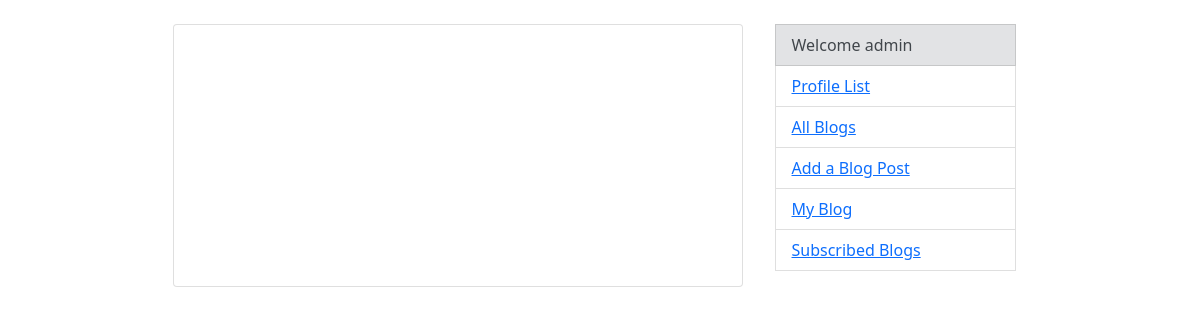
The app's page /blogs/subscribed-blog-posts (signed in), older data.
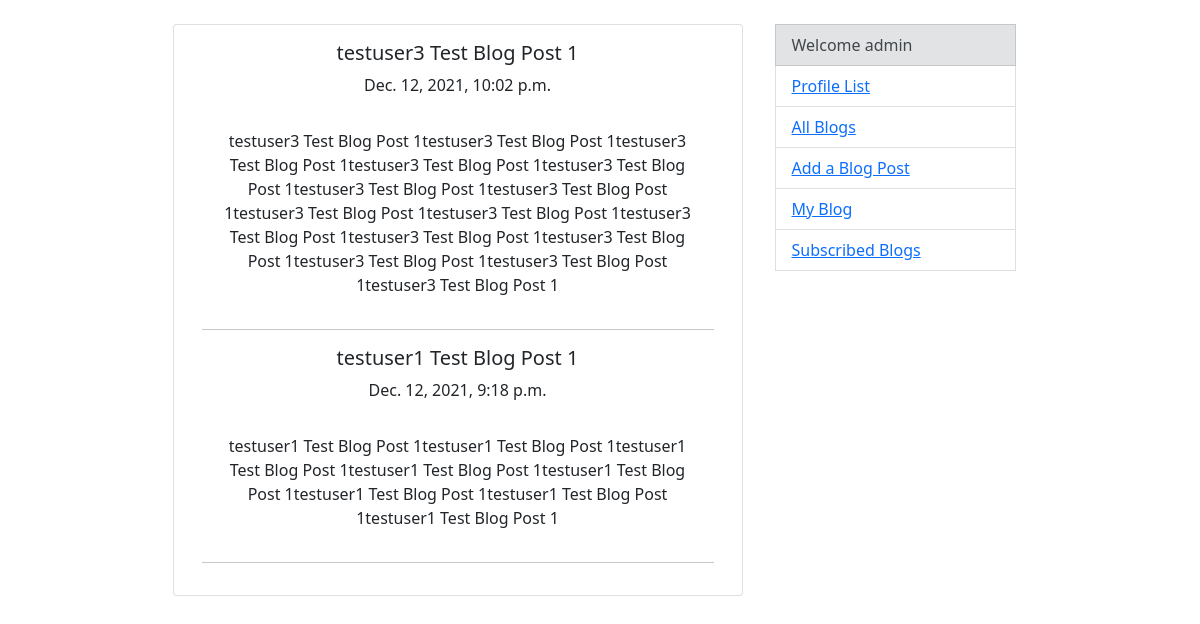
The same page, newer data.
### blogs/models.py (models this page shows, shortened)
class BlogPost(models.Model):
    author = models.ForeignKey(Profile, on_delete=models.CASCADE)
    post_title = models.CharField("Post Title", max_length=150, unique=True)
    post_content = models.TextField("Content")
    created = models.DateTimeField(auto_now_add=True)
    class Meta:
        ordering = ("-created",)

### blogs/views.py (the view)
# urls.py: path('subscribed-blog-posts', SubcribedBlogsListView.as_view(), name='subscribed-blogs')
class SubcribedBlogsListView(ListView):
    model = BlogPost
    template_name = 'blogs/subcribed_blogs.html'
    def get_context_data(self, **kwargs):
        context = super().get_context_data(**kwargs)
        profile = Profile.objects.get(user=self.request.user)
        users = [user for user in profile.subscribed.all()]
        posts = []
        for u in users:
            p = Profile.objects.get(user=u)
            p_posts = p.blogpost_set.all()
            posts.append(p_posts)
            unpack = sorted(chain(*posts), reverse=True, key=lambda obj: obj.created)
            context["posts"] = unpack
        return context

### blogs/templates/blogs/subcribed_blogs.html (shortened to what this page needs)
{% extends 'base.html' %}
{% block content %}
    {% for post in posts %}
        <h5 class="card-title">{{ post.post_title }}</h5>
        <p class="card-text">{{ post.created }}</p>
        <p class="card-body">{{ post.post_content }}</p>
        <hr>
    {% endfor %}
{% endblock %}

### templates/base.html (shortened to what this page needs)
<!doctype html>
<html lang="en">
    <head>
        <link href="https://cdn.jsdelivr.net/npm/bootstrap@5.0.2/dist/css/bootstrap.min.css" rel="stylesheet">
    </head>
    <body>
        <br>
        <div class="container">
            <div class="row justify-content-md-center">
                <div class="card col-6 text-center">
                    <div class="card-body">
                        {% block content %}
                        {% endblock %}
                    </div>
                </div>
                <div class="list-group col-3">
                    <ul>
                        <li class="list-group-item list-group-item-secondary" aria-current="true">Welcome {{ request.user }}</li>
                        <li class="list-group-item list-group-item-action"><a href="{% url "profiles:profiles" %}">Profile List</a></li>
                        <li class="list-group-item list-group-item-action"><a href="{% url "blogs:blogs" %}">All Blogs</a></li>
                        <li class="list-group-item list-group-item-action"><a href="#">Add a Blog Post</a></li>
                        <li class="list-group-item list-group-item-action"><a href="{% url "blogs:my-blog" user.pk %}">My Blog</a></li>
                        <li class="list-group-item list-group-item-action"><a href="{% url "blogs:subscribed-blogs" %}">Subscribed Blogs</a></li>
                    </ul>
                </div>
            </div>
        </div>
    </body>
</html>

Row changes from the older to the newer data that the page shows:
added BlogPost: post_title "testuser3 Test Blog Post 1", created "Dec. 12, 2021, 10:02 p.m.", post_content "testuser3 Test Blog Post 1testuser3 Test Blog Post 1testuser3 Test Blog Post 1testuser3 Test Blog Post 1testuser3 Test Blog Post 1testuser3 Test Blog Post 1testuser3 Test Blog Post 1testuser3 Test Blog Post 1testuser3 Test Blog Post 1testuser3 Test Blog Post 1testuser3 Test Blog Post 1testuser3 Test Blog Post 1testuser3 Test Blog Post 1testuser3 Test Blog Post 1testuser3 Test Blog Post 1"
added BlogPost: post_title "testuser1 Test Blog Post 1", created "Dec. 12, 2021, 9:18 p.m.", post_content "testuser1 Test Blog Post 1testuser1 Test Blog Post 1testuser1 Test Blog Post 1testuser1 Test Blog Post 1testuser1 Test Blog Post 1testuser1 Test Blog Post 1testuser1 Test Blog Post 1testuser1 Test Blog Post 1"
